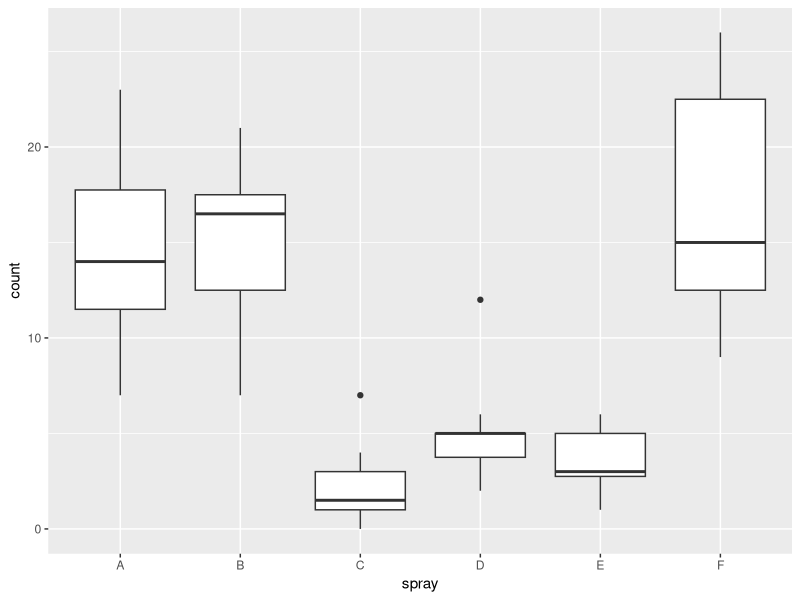
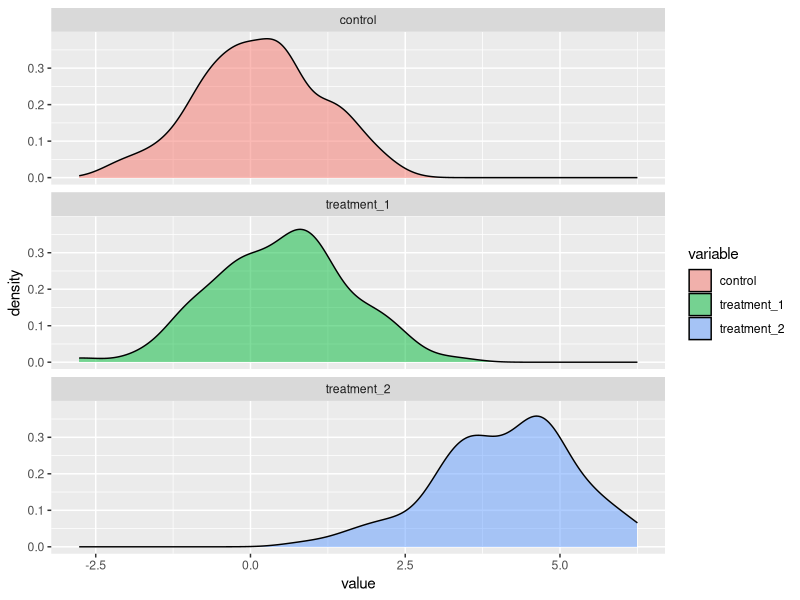

Write R code to recreate these figures, in order.
## ---- chunk 1
knitr::opts_chunk$set(warning = FALSE,
                      message = FALSE)
## ---- chunk 2
library(dplyr)
library(ggplot2)

InsectSprays %>%
        head
## ---- chunk 3
InsectSprays %>%
        ggplot() +
            geom_boxplot(aes(x=spray, y=count))
        
## ---- chunk 4
sims <- data.frame('control'=rnorm(100, mean = 0),
                   'treatment_1'=rnorm(100, mean = 0.5),
                   'treatment_2'=rnorm(100, mean = 4)
                   )

head(sims)
## ---- chunk 5
library(reshape2)
library(dplyr)

sims %>% 
        melt() %>%
        head()
## ---- chunk 6
library(ggplot2)

sims %>%
        melt() %>%
        ggplot(aes(x=value, fill=variable)) +
            geom_density(alpha=0.5) +
            facet_wrap(~variable, ncol = 1)
